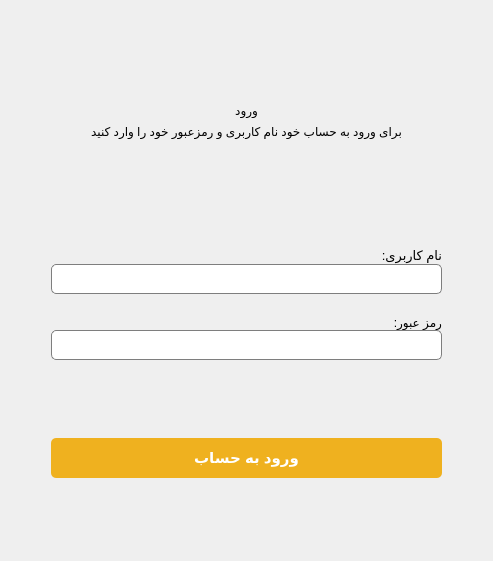
<?xml version="1.0" encoding="UTF-8"?>
<ui version="4.0">
 <class>Form</class>
 <widget class="QWidget" name="Form">
  <property name="geometry">
   <rect>
    <x>0</x>
    <y>0</y>
    <width>493</width>
    <height>561</height>
   </rect>
  </property>
  <property name="windowTitle">
   <string>Form</string>
  </property>
  <property name="styleSheet">
   <string notr="true"/>
  </property>
  <layout class="QGridLayout" name="gridLayout">
   <item row="6" column="2">
    <widget class="QPushButton" name="loginBtn">
     <property name="sizePolicy">
      <sizepolicy hsizetype="Minimum" vsizetype="Fixed">
       <horstretch>0</horstretch>
       <verstretch>0</verstretch>
      </sizepolicy>
     </property>
     <property name="minimumSize">
      <size>
       <width>0</width>
       <height>40</height>
      </size>
     </property>
     <property name="font">
      <font>
       <pointsize>11</pointsize>
       <weight>75</weight>
       <bold>true</bold>
      </font>
     </property>
     <property name="styleSheet">
      <string notr="true">QPushButton#loginBtn{
	color: #ffffff;
	background-color:  rgb(239, 177, 31);
    border-radius: 5px;
}
QPushButton#loginBtn:hover {
	background-color: rgb(255, 210, 73);
}</string>
     </property>
     <property name="text">
      <string>ورود به حساب</string>
     </property>
    </widget>
   </item>
   <item row="3" column="2">
    <layout class="QVBoxLayout" name="verticalLayout">
     <property name="spacing">
      <number>0</number>
     </property>
     <item>
      <widget class="QLabel" name="userNameLabel">
       <property name="font">
        <font>
         <pointsize>10</pointsize>
        </font>
       </property>
       <property name="text">
        <string>نام کاربری:</string>
       </property>
      </widget>
     </item>
     <item>
      <widget class="QLineEdit" name="userNameLineEdit">
       <property name="minimumSize">
        <size>
         <width>0</width>
         <height>30</height>
        </size>
       </property>
       <property name="styleSheet">
        <string notr="true">QLineEdit#userNameLineEdit{
	color: #000000;
    background-color: #ffffff;
    border: 1px solid #7e7e7e;
	border-radius: 5px;
    outline: none;
	padding-left: 5px;
}
</string>
       </property>
       <property name="placeholderText">
        <string/>
       </property>
      </widget>
     </item>
     <item>
      <spacer name="verticalSpacer_5">
       <property name="orientation">
        <enum>Qt::Vertical</enum>
       </property>
       <property name="sizeHint" stdset="0">
        <size>
         <width>0</width>
         <height>30</height>
        </size>
       </property>
      </spacer>
     </item>
     <item>
      <widget class="QLabel" name="passwordLabel">
       <property name="font">
        <font>
         <pointsize>9</pointsize>
        </font>
       </property>
       <property name="text">
        <string>رمز عبور:</string>
       </property>
      </widget>
     </item>
     <item>
      <widget class="QLineEdit" name="passwordLineEdit">
       <property name="minimumSize">
        <size>
         <width>0</width>
         <height>30</height>
        </size>
       </property>
       <property name="styleSheet">
        <string notr="true">QLineEdit#passwordLineEdit{
	color: #000000;
    background-color: #ffffff;
    border: 1px solid #7e7e7e;
	border-radius: 5px;
    outline: none;
	padding-left: 5px;
}</string>
       </property>
       <property name="echoMode">
        <enum>QLineEdit::Password</enum>
       </property>
       <property name="placeholderText">
        <string/>
       </property>
      </widget>
     </item>
    </layout>
   </item>
   <item row="0" column="2">
    <spacer name="verticalSpacer_2">
     <property name="orientation">
      <enum>Qt::Vertical</enum>
     </property>
     <property name="sizeType">
      <enum>QSizePolicy::Maximum</enum>
     </property>
     <property name="sizeHint" stdset="0">
      <size>
       <width>20</width>
       <height>100</height>
      </size>
     </property>
    </spacer>
   </item>
   <item row="7" column="2">
    <spacer name="verticalSpacer">
     <property name="orientation">
      <enum>Qt::Vertical</enum>
     </property>
     <property name="sizeType">
      <enum>QSizePolicy::Maximum</enum>
     </property>
     <property name="sizeHint" stdset="0">
      <size>
       <width>20</width>
       <height>80</height>
      </size>
     </property>
    </spacer>
   </item>
   <item row="1" column="2">
    <layout class="QVBoxLayout" name="verticalLayout_2">
     <item>
      <widget class="QLabel" name="titleLabel">
       <property name="text">
        <string>ورود</string>
       </property>
       <property name="alignment">
        <set>Qt::AlignCenter</set>
       </property>
      </widget>
     </item>
     <item>
      <widget class="QLabel" name="commentLabel">
       <property name="text">
        <string>برای ورود به حساب خود نام کاربری و رمزعبور خود را وارد کنید</string>
       </property>
       <property name="alignment">
        <set>Qt::AlignCenter</set>
       </property>
      </widget>
     </item>
    </layout>
   </item>
   <item row="1" column="3">
    <spacer name="horizontalSpacer_2">
     <property name="orientation">
      <enum>Qt::Horizontal</enum>
     </property>
     <property name="sizeType">
      <enum>QSizePolicy::Maximum</enum>
     </property>
     <property name="sizeHint" stdset="0">
      <size>
       <width>40</width>
       <height>20</height>
      </size>
     </property>
    </spacer>
   </item>
   <item row="2" column="2">
    <spacer name="verticalSpacer_3">
     <property name="orientation">
      <enum>Qt::Vertical</enum>
     </property>
     <property name="sizeType">
      <enum>QSizePolicy::Maximum</enum>
     </property>
     <property name="sizeHint" stdset="0">
      <size>
       <width>10</width>
       <height>110</height>
      </size>
     </property>
    </spacer>
   </item>
   <item row="5" column="2">
    <spacer name="verticalSpacer_4">
     <property name="orientation">
      <enum>Qt::Vertical</enum>
     </property>
     <property name="sizeType">
      <enum>QSizePolicy::Maximum</enum>
     </property>
     <property name="sizeHint" stdset="0">
      <size>
       <width>20</width>
       <height>60</height>
      </size>
     </property>
    </spacer>
   </item>
   <item row="1" column="1">
    <spacer name="horizontalSpacer">
     <property name="orientation">
      <enum>Qt::Horizontal</enum>
     </property>
     <property name="sizeType">
      <enum>QSizePolicy::Maximum</enum>
     </property>
     <property name="sizeHint" stdset="0">
      <size>
       <width>40</width>
       <height>20</height>
      </size>
     </property>
    </spacer>
   </item>
   <item row="4" column="2">
    <widget class="QLabel" name="errorLabel">
     <property name="styleSheet">
      <string notr="true">QLabel#errorLabel{color:rgb(193, 0, 3);}</string>
     </property>
     <property name="text">
      <string/>
     </property>
    </widget>
   </item>
  </layout>
 </widget>
 <resources/>
 <connections/>
</ui>
